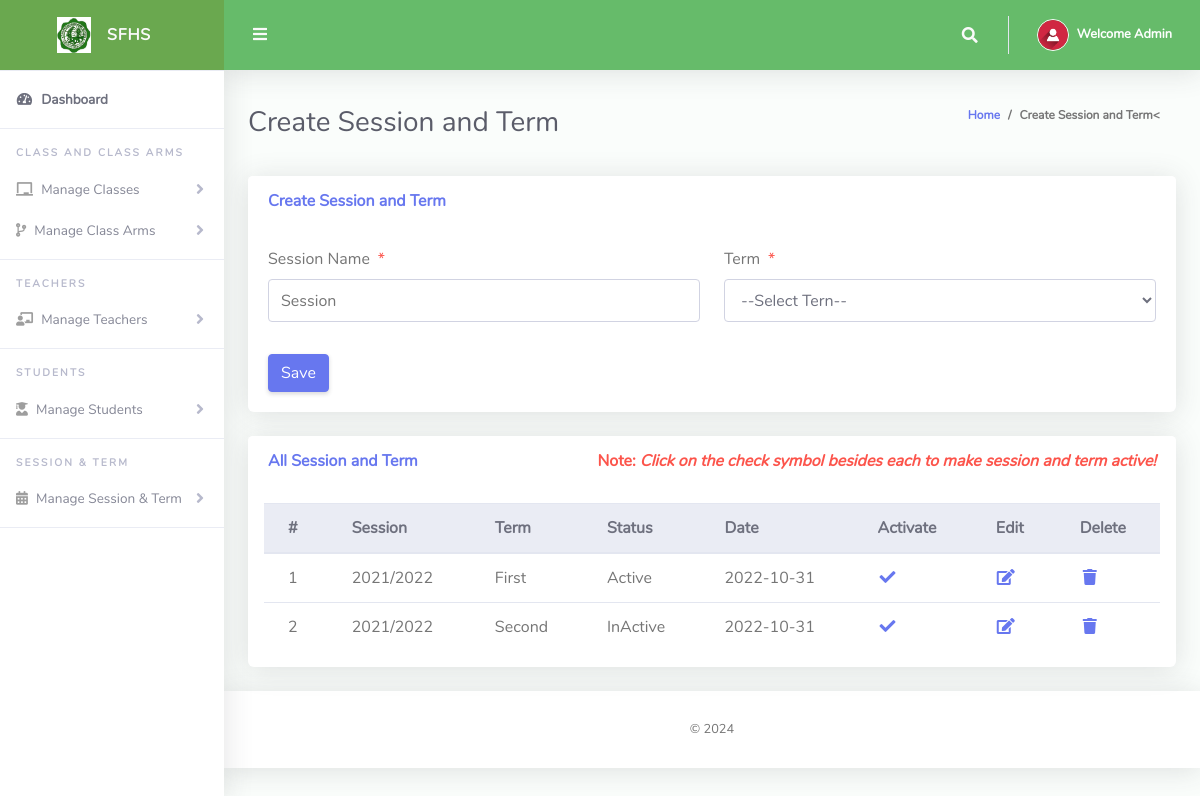
The app's page /Admin/createSessionTerm.php (signed in), older data.
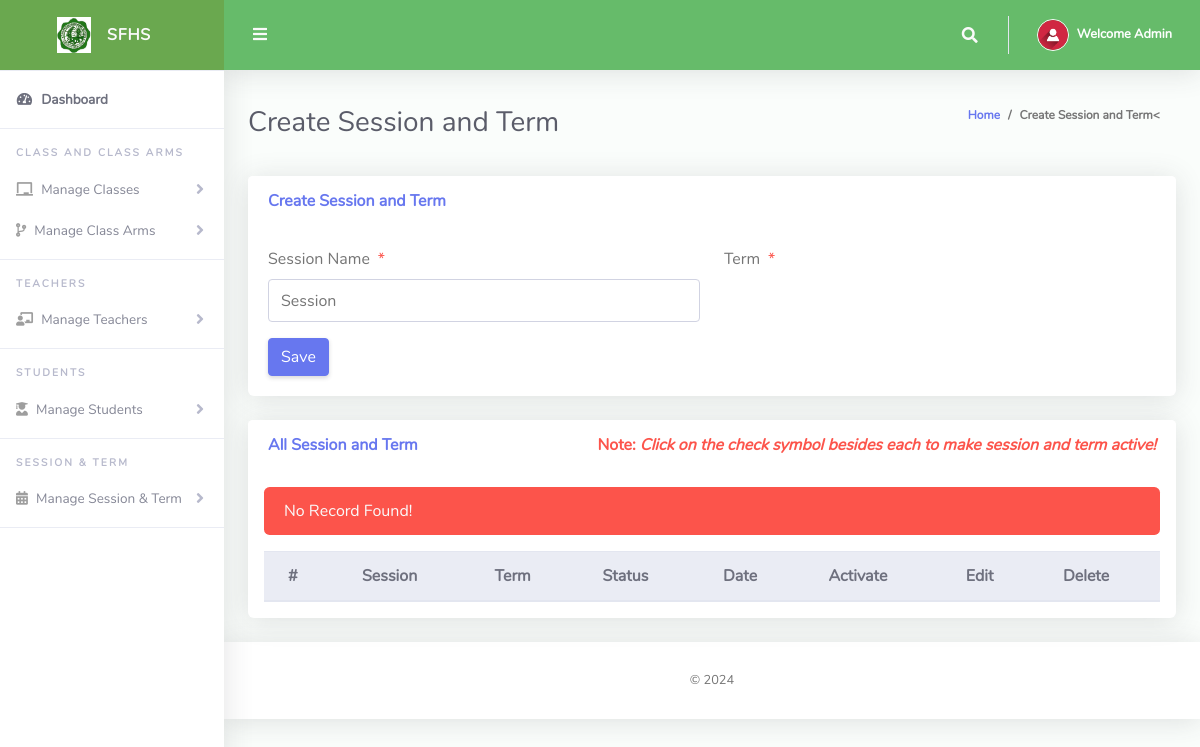
The same page, newer data.
### tables this page shows
CREATE TABLE `tblsessionterm` (
  `Id` int(10) NOT NULL,
  `sessionName` varchar(50) NOT NULL,
  `termId` varchar(50) NOT NULL,
  `isActive` varchar(10) NOT NULL,
  `dateCreated` varchar(50) NOT NULL
);

CREATE TABLE `tblterm` (
  `Id` int(10) NOT NULL,
  `termName` varchar(20) NOT NULL
);

### Admin/createSessionTerm.php (the view, shortened to what the changed rows need)
<?php
include '../Includes/dbcon.php';
?>
<!DOCTYPE html>
<html lang="en">
<head>
  <link href="../vendor/fontawesome-free/css/all.min.css" rel="stylesheet" type="text/css">
  <link href="../vendor/bootstrap/css/bootstrap.min.css" rel="stylesheet" type="text/css">
  <link href="../css/ruang-admin.css" rel="stylesheet">
</head>
<body id="page-top">
  <div id="wrapper">
    <div id="content-wrapper" class="d-flex flex-column">
      <div id="content">
        <div class="container-fluid" id="container-wrapper">
          <div class="d-sm-flex align-items-center justify-content-between mb-4">
            <h1 class="h3 mb-0 text-gray-800">Create Session and Term</h1>
          </div>
          <div class="row">
            <div class="col-lg-12">
              <div class="card mb-4">
                <div class="card-body">
                  <form method="post">
                    <div class="form-group row mb-3">
                        <div class="col-xl-6">
                            <label class="form-control-label">Term<span class="text-danger ml-2">*</span></label>
                              <?php
                        $qry= "SELECT * FROM tblterm ORDER BY termName ASC";
                        $result = $conn->query($qry);
                        $num = $result->num_rows;
                        if ($num > 0){
                          echo ' <select required name="termId" class="form-control mb-3">';
                          echo'<option value="">--Select Tern--</option>';
                                  echo '</select>';
                              }
                            ?>
                        </div>
                    </div>
                  </form>
                </div>
              </div>
                 <div class="row">
              <div class="col-lg-12">
              <div class="card mb-4">
                <div class="table-responsive p-3">
                  <table class="table align-items-center table-flush table-hover" id="dataTableHover">
                    <thead class="thead-light">
                      <tr>
                        <th>#</th>
                        <th>Session</th>
                        <th>Term</th>
                        <th>Status</th>
                        <th>Date</th>
                        <th>Activate</th>
                        <th>Edit</th>
                        <th>Delete</th>
                      </tr>
                    </thead>
                    <tbody>
                  <?php
                      $query = "SELECT tblsessionterm.Id,tblsessionterm.sessionName,tblsessionterm.isActive,tblsessionterm.dateCreated,
                      tblterm.termName
                      FROM tblsessionterm
                      INNER JOIN tblterm ON tblterm.Id = tblsessionterm.termId";
                      $rs = $conn->query($query);
                      $num = $rs->num_rows;
                      $sn=0;
                      if($num > 0)
                      {
                        while ($rows = $rs->fetch_assoc())
                          {
                            if($rows['isActive'] == '1'){$status = "Active";}else{$status = "InActive";}
                             $sn = $sn + 1;
                            echo"
                              <tr>
                                <td>".$sn."</td>
                                <td>".$rows['sessionName']."</td>
                                <td>".$rows['termName']."</td>
                                <td>".$status."</td>
                                <td>".$rows['dateCreated']."</td>
                                 <td><a href='?action=activate&Id=".$rows['Id']."'><i class='fas fa-fw fa-check'></i></a></td>
                                <td><a href='?action=edit&Id=".$rows['Id']."'><i class='fas fa-fw fa-edit'></i></a></td>
                                <td><a href='?action=delete&Id=".$rows['Id']."'><i class='fas fa-fw fa-trash'></i></a></td>
                              </tr>";
                          }
                      }
                      else
                      {
                           echo
                           "<div class='alert alert-danger' role='alert'>
                            No Record Found!
                            </div>";
                      }
                      ?>
                    </tbody>
                  </table>
                </div>
              </div>
            </div>
            </div>
          </div>
        </div>
      </div>
    </div>
  </div>
</body>
</html>

Row changes from the older to the newer data that the page shows:
removed tblsessionterm: sessionName "2021/2022", termId.termName "First", isActive "Active", dateCreated "2022-10-31"
removed tblsessionterm: sessionName "2021/2022", termId.termName "Second", isActive "InActive", dateCreated "2022-10-31"
Text that changed along with them:
form field termId: "--Select Tern--" → (not shown)
text now shown: "No Record Found!"
